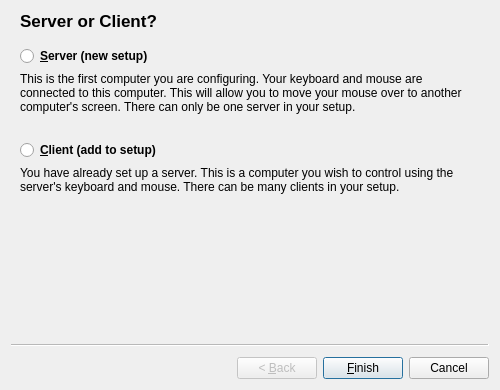
<?xml version="1.0" encoding="UTF-8"?>
<ui version="4.0">
 <class>SetupWizardBase</class>
 <widget class="QWizard" name="SetupWizardBase">
  <property name="geometry">
   <rect>
    <x>0</x>
    <y>0</y>
    <width>500</width>
    <height>390</height>
   </rect>
  </property>
  <property name="minimumSize">
   <size>
    <width>500</width>
    <height>390</height>
   </size>
  </property>
  <property name="windowTitle">
   <string>Setup Synergy</string>
  </property>
  <widget class="QWizardPage" name="m_pNodePage">
   <property name="sizePolicy">
    <sizepolicy hsizetype="Expanding" vsizetype="Expanding">
     <horstretch>0</horstretch>
     <verstretch>0</verstretch>
    </sizepolicy>
   </property>
   <property name="title">
    <string>Server or Client?</string>
   </property>
   <property name="subTitle">
    <string/>
   </property>
   <layout class="QVBoxLayout" name="verticalLayout_2">
    <item>
     <widget class="QRadioButton" name="m_pServerRadioButton">
      <property name="font">
       <font>
        <weight>75</weight>
        <bold>true</bold>
       </font>
      </property>
      <property name="text">
       <string>&amp;Server (new setup)</string>
      </property>
     </widget>
    </item>
    <item>
     <widget class="QLabel" name="m_pClientLabel">
      <property name="minimumSize">
       <size>
        <width>0</width>
        <height>0</height>
       </size>
      </property>
      <property name="text">
       <string>This is the first computer you are configuring. Your keyboard and mouse are connected to this computer. This will allow you to move your mouse over to another computer's screen. There can only be one server in your setup.</string>
      </property>
      <property name="wordWrap">
       <bool>true</bool>
      </property>
     </widget>
    </item>
    <item>
     <spacer name="verticalSpacer">
      <property name="orientation">
       <enum>Qt::Vertical</enum>
      </property>
      <property name="sizeType">
       <enum>QSizePolicy::Fixed</enum>
      </property>
      <property name="sizeHint" stdset="0">
       <size>
        <width>20</width>
        <height>20</height>
       </size>
      </property>
     </spacer>
    </item>
    <item>
     <widget class="QRadioButton" name="m_pClientRadioButton">
      <property name="font">
       <font>
        <weight>75</weight>
        <bold>true</bold>
       </font>
      </property>
      <property name="text">
       <string>&amp;Client (add to setup)</string>
      </property>
     </widget>
    </item>
    <item>
     <widget class="QLabel" name="m_pServerLabel">
      <property name="minimumSize">
       <size>
        <width>0</width>
        <height>0</height>
       </size>
      </property>
      <property name="text">
       <string>You have already set up a server. This is a computer you wish to control using the server's keyboard and mouse. There can be many clients in your setup.</string>
      </property>
      <property name="wordWrap">
       <bool>true</bool>
      </property>
     </widget>
    </item>
    <item>
     <spacer name="verticalSpacer_2">
      <property name="orientation">
       <enum>Qt::Vertical</enum>
      </property>
      <property name="sizeType">
       <enum>QSizePolicy::MinimumExpanding</enum>
      </property>
      <property name="sizeHint" stdset="0">
       <size>
        <width>0</width>
        <height>0</height>
       </size>
      </property>
     </spacer>
    </item>
   </layout>
  </widget>
 </widget>
 <resources/>
 <connections/>
</ui>
